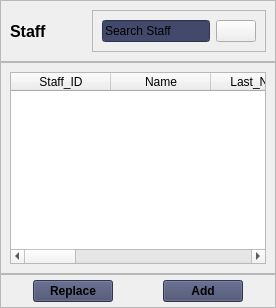
            <widget class="QWidget" name="staff">
             <layout class="QVBoxLayout" name="verticalLayout_9">
              <property name="spacing">
               <number>0</number>
              </property>
              <property name="leftMargin">
               <number>0</number>
              </property>
              <property name="topMargin">
               <number>0</number>
              </property>
              <property name="rightMargin">
               <number>0</number>
              </property>
              <property name="bottomMargin">
               <number>0</number>
              </property>
              <item alignment="Qt::AlignTop">
               <widget class="QFrame" name="staff_upper_frame">
                <property name="frameShape">
                 <enum>QFrame::StyledPanel</enum>
                </property>
                <property name="frameShadow">
                 <enum>QFrame::Raised</enum>
                </property>
                <layout class="QHBoxLayout" name="horizontalLayout_20">
                 <item>
                  <widget class="QLabel" name="staff_window_label">
                   <property name="font">
                    <font>
                     <pointsize>12</pointsize>
                     <weight>75</weight>
                     <bold>true</bold>
                    </font>
                   </property>
                   <property name="text">
                    <string>Staff</string>
                   </property>
                  </widget>
                 </item>
                 <item alignment="Qt::AlignRight">
                  <widget class="QFrame" name="staff_search_frame">
                   <property name="frameShape">
                    <enum>QFrame::StyledPanel</enum>
                   </property>
                   <property name="frameShadow">
                    <enum>QFrame::Raised</enum>
                   </property>
                   <layout class="QHBoxLayout" name="horizontalLayout_19">
                    <item>
                     <widget class="QLineEdit" name="staff_lineEdit">
                      <property name="styleSheet">
                       <string notr="true">background-color: rgb(67, 73, 106);</string>
                      </property>
                      <property name="text">
                       <string>Search Staff</string>
                      </property>
                     </widget>
                    </item>
                    <item>
                     <widget class="QPushButton" name="staff_search_button">
                      <property name="text">
                       <string/>
                      </property>
                      <property name="icon">
                       <iconset resource="icons.qrc">
                        <normaloff>:/icons/icons/icons8-search-30.png</normaloff>:/icons/icons/icons8-search-30.png</iconset>
                      </property>
                     </widget>
                    </item>
                   </layout>
                  </widget>
                 </item>
                </layout>
               </widget>
              </item>
              <item>
               <widget class="QFrame" name="staff_central_frame">
                <property name="frameShape">
                 <enum>QFrame::StyledPanel</enum>
                </property>
                <property name="frameShadow">
                 <enum>QFrame::Raised</enum>
                </property>
                <layout class="QVBoxLayout" name="verticalLayout_10">
                 <item>
                  <widget class="QTableWidget" name="staff_tableWidget">
                   <column>
                    <property name="text">
                     <string>Staff_ID</string>
                    </property>
                   </column>
                   <column>
                    <property name="text">
                     <string>Name</string>
                    </property>
                   </column>
                   <column>
                    <property name="text">
                     <string>Last_Name</string>
                    </property>
                   </column>
                   <column>
                    <property name="text">
                     <string>Patronymic</string>
                    </property>
                   </column>
                   <column>
                    <property name="text">
                     <string>Education</string>
                    </property>
                   </column>
                   <column>
                    <property name="text">
                     <string>Address</string>
                    </property>
                   </column>
                   <column>
                    <property name="text">
                     <string>Phone_Number</string>
                    </property>
                   </column>
                   <column>
                    <property name="text">
                     <string>Email</string>
                    </property>
                   </column>
                   <column>
                    <property name="text">
                     <string>Position_ID</string>
                    </property>
                   </column>
                  </widget>
                 </item>
                </layout>
               </widget>
              </item>
              <item alignment="Qt::AlignBottom">
               <widget class="QFrame" name="staff_lower_frame">
                <property name="frameShape">
                 <enum>QFrame::StyledPanel</enum>
                </property>
                <property name="frameShadow">
                 <enum>QFrame::Raised</enum>
                </property>
                <layout class="QHBoxLayout" name="horizontalLayout_21">
                 <property name="spacing">
                  <number>50</number>
                 </property>
                 <property name="leftMargin">
                  <number>0</number>
                 </property>
                 <property name="topMargin">
                  <number>5</number>
                 </property>
                 <property name="rightMargin">
                  <number>0</number>
                 </property>
                 <property name="bottomMargin">
                  <number>5</number>
                 </property>
                 <item alignment="Qt::AlignRight">
                  <widget class="QPushButton" name="staff_replace_button">
                   <property name="font">
                    <font>
                     <weight>75</weight>
                     <bold>true</bold>
                    </font>
                   </property>
                   <property name="styleSheet">
                    <string notr="true">background-color: rgb(67, 73, 106);</string>
                   </property>
                   <property name="text">
                    <string>Replace</string>
                   </property>
                  </widget>
                 </item>
                 <item alignment="Qt::AlignLeft">
                  <widget class="QPushButton" name="staff_add_button">
                   <property name="font">
                    <font>
                     <weight>75</weight>
                     <bold>true</bold>
                    </font>
                   </property>
                   <property name="styleSheet">
                    <string notr="true">background-color: rgb(67, 73, 106);</string>
                   </property>
                   <property name="text">
                    <string>Add</string>
                   </property>
                  </widget>
                 </item>
                </layout>
               </widget>
              </item>
             </layout>
            </widget>
